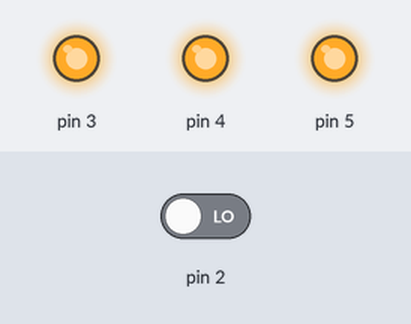
Recording of a sketch running on a simulated Arduino Uno, built with avr-gcc and run on an emulated ATmega328P. Shown: output pins drawn as LEDs (lit = HIGH). Dashed ring = blinking. The inputs (shaded band) are chosen by the test bench; at power-on: pin 2 LOW.

Above: at 1.2 s.
1.3 s: pin 2 driven HIGH
At 1.55 s:
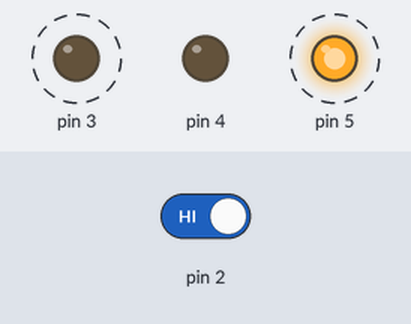
At 2.05 s:
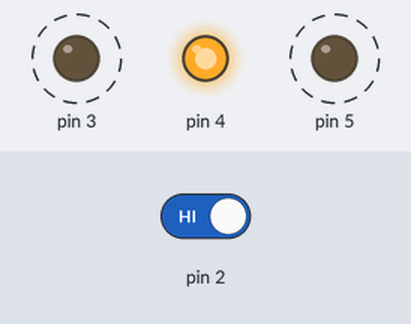
4.3 s: pin 2 driven LOW
At 5.1 s:
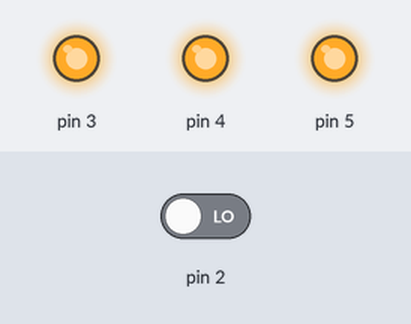
Timing chart, 0 to 7.3 s (numbered marks = the images above; inputs shaded):
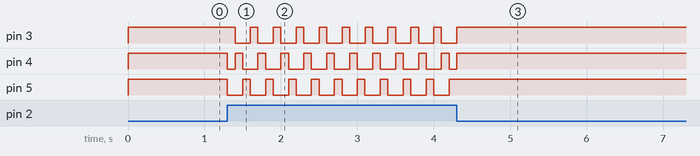

Measured:
- after the input at 1.3 s, pin 3: alternates HIGH for 0.10 s and LOW for 0.20 s, starting after 0.10 s; pin 4: HIGH → LOW at once, then repeats every 0.30 s: HIGH 0.10 s, LOW 0.20 s; pin 5: alternates HIGH for 0.10 s and LOW for 0.20 s, starting at once
- after the input at 4.3 s, pin 3: goes on until 4.3 s, then stays HIGH; pin 5: stops changing and stays HIGH

The sketch:

spaceshipinterface.ino
```cpp
int switchState = 0;
int timeInterval = 100;

void setup() {
  for(int i = 3; i < 6;++i)
    pinMode(i, OUTPUT);
  pinMode(2, INPUT);
}

void loop() {
  switchState = digitalRead(2);

  for(int j = 3; j < 6;++j){
    digitalWrite(j, (switchState == LOW)? HIGH : LOW);
  }

  if(switchState == HIGH) {
    for(int i = 3; i < 6;++i) {
      for(int j = 3; j < 6;++j){
        digitalWrite(j, LOW);
      }
      digitalWrite(i, HIGH);
      delay(timeInterval);
    }
  }
}
```
